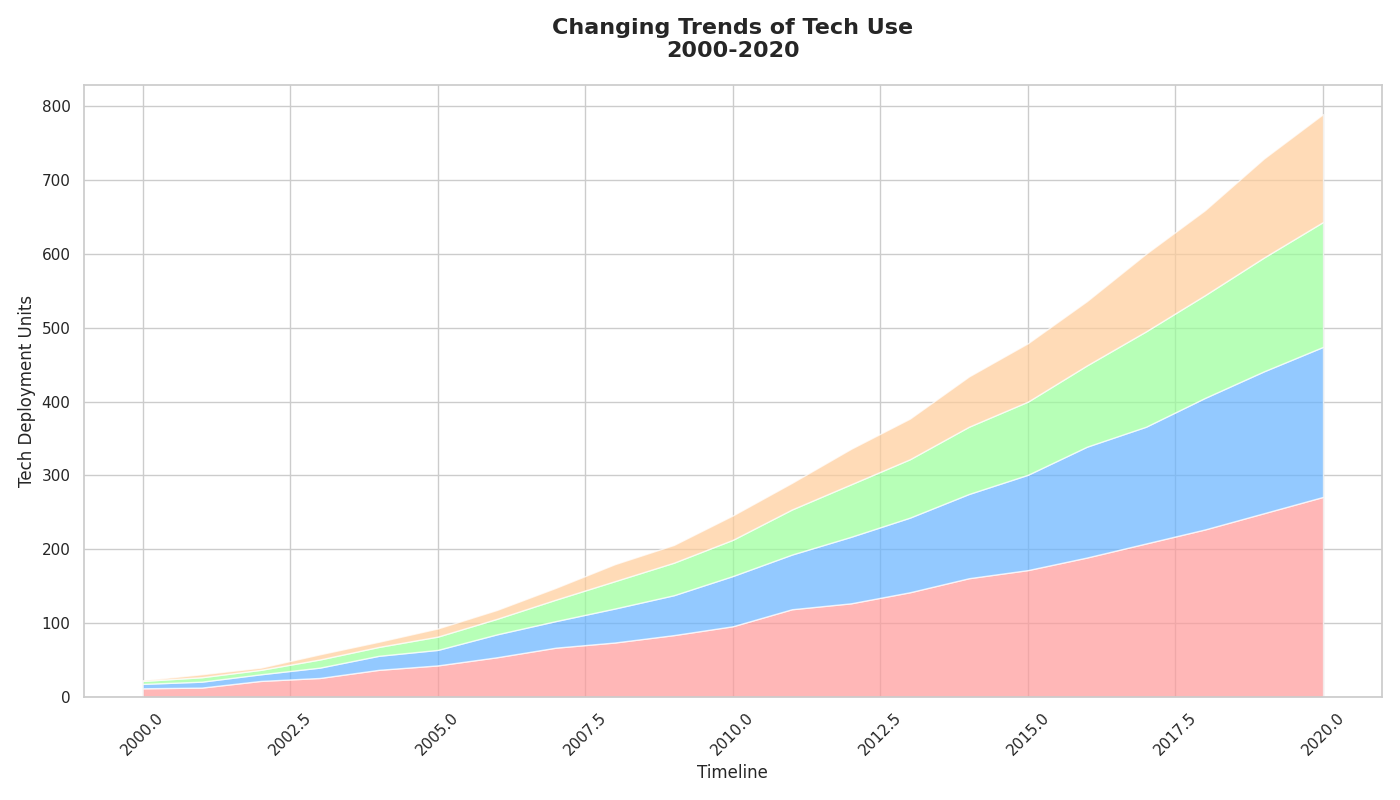

The script that drew this image:
import matplotlib.pyplot as plt
import numpy as np

years = np.arange(2000, 2021)

manufacturing = np.array([12, 13, 22, 26, 37, 43, 54, 67, 74, 84, 96, 119, 127, 142, 161, 172, 189, 208, 227, 249, 271])
healthcare = np.array([6, 8, 9, 14, 19, 21, 31, 36, 46, 54, 68, 74, 90, 101, 114, 129, 150, 158, 178, 192, 203])
retail = np.array([4, 6, 6, 11, 12, 18, 21, 29, 37, 44, 49, 61, 71, 79, 91, 99, 110, 129, 139, 154, 169])
agriculture = np.array([1, 4, 3, 7, 7, 11, 12, 16, 23, 24, 33, 36, 48, 55, 68, 79, 87, 105, 115, 134, 146])

plt.figure(figsize=(14, 8))
plt.stackplot(years, manufacturing, healthcare, retail, agriculture,
              colors=['#FF9999', '#66B3FF', '#99FF99', '#FFCC99'], alpha=0.7)

plt.title("Changing Trends of Tech Use\n2000-2020", fontsize=16, fontweight='bold', pad=20)
plt.xlabel("Timeline", fontsize=12)
plt.ylabel("Tech Deployment Units", fontsize=12)

plt.xticks(rotation=45)

plt.tight_layout()
plt.show()
